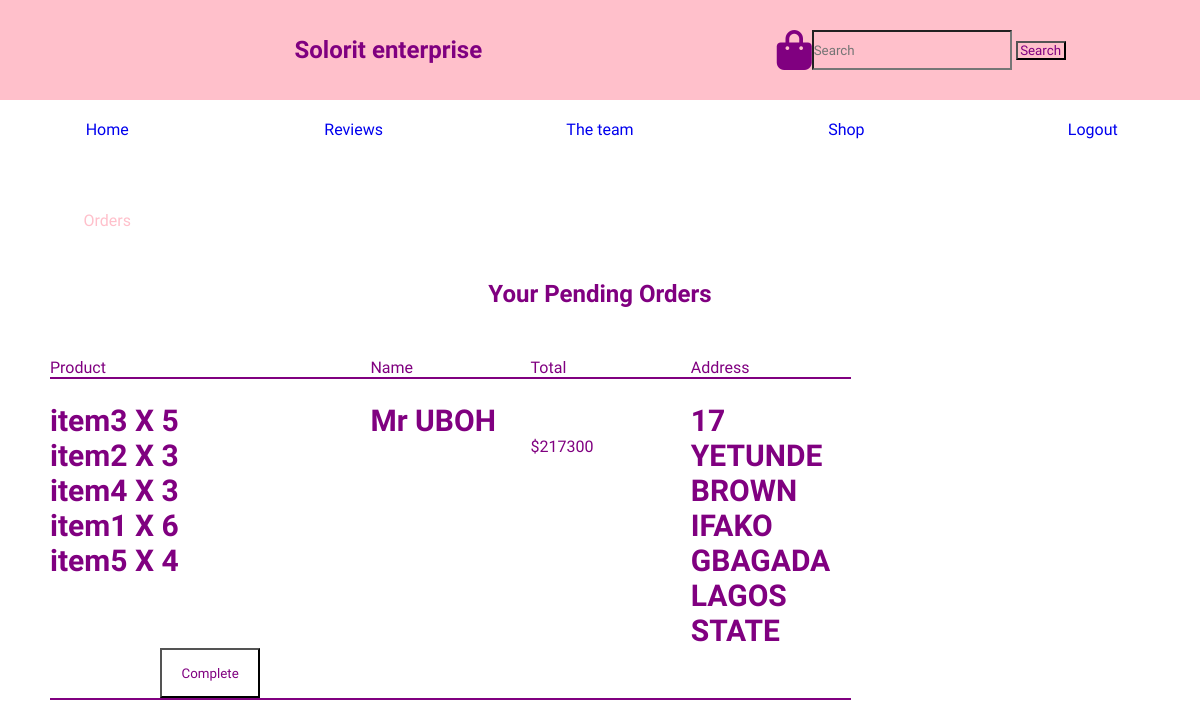
Screenshot of /orders/ (signed in) with the database file from the repository.
### base/models.py (models this page shows, shortened)
class OrderItem(models.Model):
    item = models.ForeignKey(Item, blank = True, null = True , on_delete = models.CASCADE)
    order = models.ForeignKey(Order, blank = True ,null = True , on_delete = models.CASCADE)
    quantity = models.IntegerField(default = 0)
    id = models.UUIDField(default = uuid.uuid4, editable = False, unique = True, primary_key=True)
    date = models.DateTimeField(auto_now_add=True)
    @property
    def gettotal(self):
        total = self.item.price * self.quantity
        return total

class Item(models.Model):
    item_name = models.CharField(max_length=150, blank =True, null = True)
    price = models.IntegerField()
    item_image = models.ImageField(upload_to= 'itempics')
    item_about = models.TextField(null =True)
    quantity_available = models.IntegerField( null=True)
    id = models.UUIDField(default= uuid.uuid4, editable= False, unique=True, primary_key=True)
    created = models.DateTimeField(auto_now_add=True)

class Order(models.Model):
    customer  = models.ForeignKey(Customer, blank = True, null = True, on_delete=models.CASCADE)
    complete = models.BooleanField(null= True, blank = True, default= False)
    firstname = models.CharField(max_length = 200, blank = True, null = True)
    lastname = models.CharField(max_length=200, blank = True, null =True)
    e_mail = models.EmailField(blank = True, null = True)
    location = models.CharField(max_length= 200, blank = True, null = True)
    phone = models.CharField(max_length= 200, blank = True, null = True)
    Address = models.CharField(max_length= 200, blank = True, null=True)
    id = models.UUIDField(default = uuid.uuid4, editable = False, unique = True, primary_key=True)
    date_ordered = models.DateTimeField(auto_now_add=True)
    @property
    def totalbill(self):
        orders = self.orderitem_set.all()
        total = sum([order.gettotal for order in orders])
        return total
    class Meta:
        ordering = ['firstname']

### base/views.py (the view)
# urls.py: path('orders/', views.Pendingorders, name = 'orders'),
def Pendingorders(request):
    page = 'orders'
    if not request.user.is_staff :
        return HttpResponse('404 page not found')
    orders = Order.objects.filter(complete = True)
    context ={'orders': orders, 'page': page}
    return render(request, 'base/orderview.html', context)

### base/templates/base/orderview.html (shortened to what this page needs)
{% extends 'main2.html' %}
{% load static %}
{% block content %}
<nav class="shopping-bag">
    <h1 class="shopping-bag">Your Pending Orders</h1>
    </nav>
   <section class="shopping-bag">
     <div class="shopping-items">
        <div class="shopping-list">
            <div class="columm">
                <div class="shopping-list">Product</div>
                <div class="shopping-list">Name</div>
                <div class="shopping-list">Total</div>
                <div class="shopping-list">Address</div>
            </div>
            {% for order in orders %}
            <div class="rows">
                <div class="shopping-list"  ><nav class="img" style="display: block;">
                    {% for order in order.orderitem_set.all %}
                    <h2 class="shopping-list"  >{{order.item.item_name}} X {{order.quantity}}</h2>
                    {% endfor %}
                </nav></div>
                <div class="shopping-list"  ><nav class="img" style="display: block;"><h2 class="shopping-list" >Mr {{order.lastname}}</h2></nav></div>
                <div class="shopping-list"><nav class="rows">${{order.totalbill}} </nav> </div>
                <div class="shopping-list"><h2 class="shopping-list">{{order.Address}}</h2></div>
                <div class="shopping-list" style="display: grid; place-content: center;"><button id="Complete" data-id="{{order.id}}" data-action="complete">Complete</button></div>
            </div>
           {% endfor %}
        </div>
     </div>
   </section>
</body>
{% endblock %}

### static/css/shoppingbag.css (style rules this page uses)
html { height:100%; }
body { height:100%; background-color: white; color: purple; }
h1 { display:grid; place-content: center; }
h2 { display:grid; place-content: center; font-size: 60px; }
section.shopping-bag { margin :50px; display:grid; grid-template-columns: 1.5fr 0.5fr; column-gap: 2em; }
nav.shopping-bag { display:grid; place-content: center; margin-bottom: 3%; }
div.columm { display:grid; grid-template-columns: 1fr 0.5fr 0.5fr 0.5fr; margin-bottom: 3%; place-content: center; border-bottom: 2px solid purple; }
nav.img { margin-bottom: 10%; display:grid; margin-bottom: 10%; grid-template-columns: 0.1fr 0.2fr; column-gap: 1rem; }
nav.rows { margin-bottom: 10%; margin-top: 21%; }
div.rows { display:grid; grid-template-columns: 1fr 0.5fr 0.5fr 0.5fr ; margin-bottom: 3%; place-content: center; border-bottom: 2px solid purple; }
button { width:100px; height: 50px; color: purple; background-color: white; transition: background-color 0.6s, transform 0.3s; }

### static/css/logins.css (style rules this page uses)
* { margin :0; padding:0; font-family: 'Fugaz One', cursive; ; }
html { height: 100%; }

### base/templates/base/orderview.html (style rules this page uses)
div.rows { grid-template-columns: repeat(5 1fr); }
h2.shopping-list { display: block; font-size: 30px; }

### rows the page displays
Order: lastname "UBOH", totalbill "217300", Address "17 YETUNDE BROWN IFAKO GBAGADA LAGOS STATE"
OrderItem: item.item_name "item3", quantity "5"
OrderItem: item.item_name "item2", quantity "3"
OrderItem: item.item_name "item4", quantity "3"
OrderItem: item.item_name "item1", quantity "6"
OrderItem: item.item_name "item5", quantity "4"
